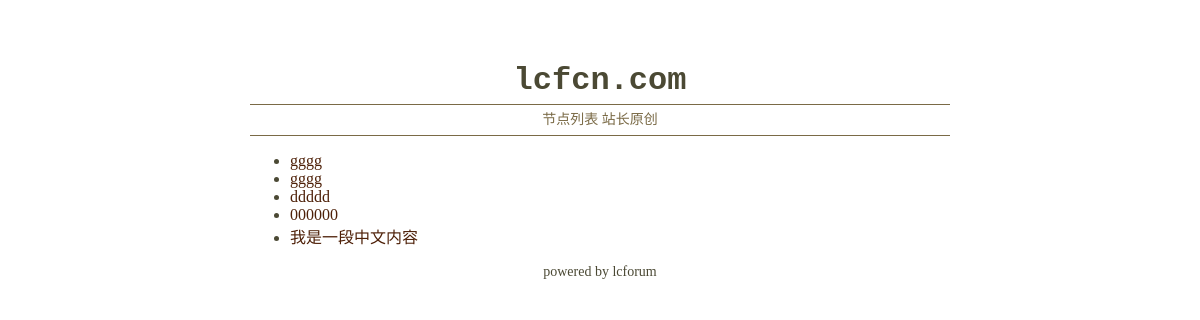
Before: /blog/1/ with the older database file.
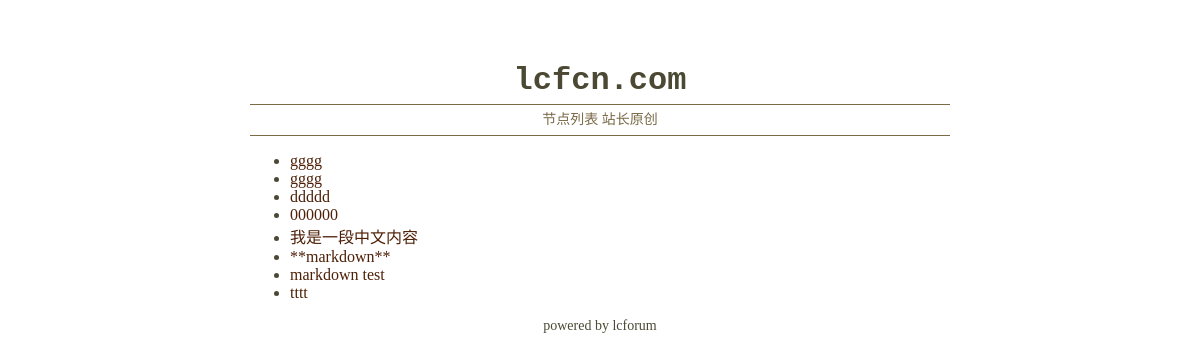
After: the same page with the newer database file.
### forum/models.py (models this page shows, shortened)
class PostBase(DateTimeBase):
    title = models.CharField(max_length=200)
    content = models.TextField(blank=True, null=True)
    author = models.ForeignKey(User, null=True, related_name='%(class)s', on_delete=models.SET_NULL)
    content_md = models.TextField(blank=True, null=True)
    bygod = models.BooleanField(default=False)
    class Meta:
        abstract = True

class Post(PostBase):
    node = models.ForeignKey(NodeTag, null=True, related_name='posts', on_delete=models.SET_NULL)

### forum/views.py (the view)
# urls.py: url(r'^blog/(?P<pk>\d+)/$', views.BlogListByNode.as_view(), name='blog-node'),
class BlogListByNode(DetailView):
    model = NodeTag
    template_name = 'forum/blog/node.html'
    def get_context_data(self, **kwargs):
        context = super(BlogListByNode, self).get_context_data(**kwargs)
        context['post_list'] = Post.objects.filter(bygod=True, node=self.object)
        return context

### forum/templates/forum/blog/node.html
{% extends "forum/base.html" %}
{% load i18n %}
    {% block container %}
    <div>
    <ul>
        {% for post in post_list %}
            <li><a href="{% url 'blog-detail' pk=post.pk %}">{{ post.title }}</a></li>
        {% endfor %}
    </ul>
    </div>
    {% endblock %}

Changed rows visible on the page:
added Post: title "**markdown**"
added Post: title "markdown test"
added Post: title "tttt"
